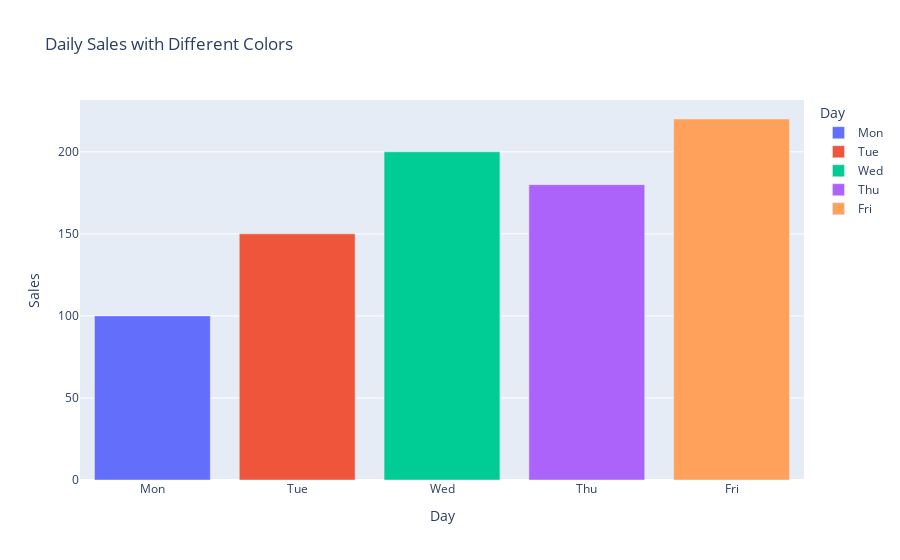

Source (notebook cell):
### Markdown cell above
### Bar Plot Example 5: Colored Bar Plot

### Code cell
fig = px.bar(
    df,
    x="Day",
    y="Sales",
    color="Day",
    title="Daily Sales with Different Colors")
fig.write_image("barplot.png")   
fig.show()

### Figure 1 — Plotly figure (JSON) as saved in the notebook; plotly's stock layout.template omitted (floating-point values rounded to 4 significant figures)
{"data": [{"hovertemplate": "Day=%{x}<br>Sales=%{y}<extra></extra>", "legendgroup": "Mon", "marker": {"color": "#636efa", "pattern": {"shape": ""}}, "name": "Mon", "orientation": "v", "showlegend": true, "textposition": "auto", "type": "bar", "x": ["Mon"], "xaxis": "x", "y": [100], "yaxis": "y"}, {"hovertemplate": "Day=%{x}<br>Sales=%{y}<extra></extra>", "legendgroup": "Tue", "marker": {"color": "#EF553B", "pattern": {"shape": ""}}, "name": "Tue", "orientation": "v", "showlegend": true, "textposition": "auto", "type": "bar", "x": ["Tue"], "xaxis": "x", "y": [150], "yaxis": "y"}, {"hovertemplate": "Day=%{x}<br>Sales=%{y}<extra></extra>", "legendgroup": "Wed", "marker": {"color": "#00cc96", "pattern": {"shape": ""}}, "name": "Wed", "orientation": "v", "showlegend": true, "textposition": "auto", "type": "bar", "x": ["Wed"], "xaxis": "x", "y": [200], "yaxis": "y"}, {"hovertemplate": "Day=%{x}<br>Sales=%{y}<extra></extra>", "legendgroup": "Thu", "marker": {"color": "#ab63fa", "pattern": {"shape": ""}}, "name": "Thu", "orientation": "v", "showlegend": true, "textposition": "auto", "type": "bar", "x": ["Thu"], "xaxis": "x", "y": [180], "yaxis": "y"}, {"hovertemplate": "Day=%{x}<br>Sales=%{y}<extra></extra>", "legendgroup": "Fri", "marker": {"color": "#FFA15A", "pattern": {"shape": ""}}, "name": "Fri", "orientation": "v", "showlegend": true, "textposition": "auto", "type": "bar", "x": ["Fri"], "xaxis": "x", "y": [220], "yaxis": "y"}], "layout": {"autosize": true, "barmode": "relative", "legend": {"title": {"text": "Day"}, "tracegroupgap": 0}, "title": {"text": "Daily Sales with Different Colors"}, "xaxis": {"anchor": "y", "autorange": true, "categoryarray": ["Mon", "Tue", "Wed", "Thu", "Fri"], "categoryorder": "array", "domain": [0, 1], "range": [-0.5, 4.5], "title": {"text": "Day"}, "type": "category"}, "yaxis": {"anchor": "x", "autorange": true, "domain": [0, 1], "range": [0, 231.6], "title": {"text": "Sales"}, "type": "linear"}}}
